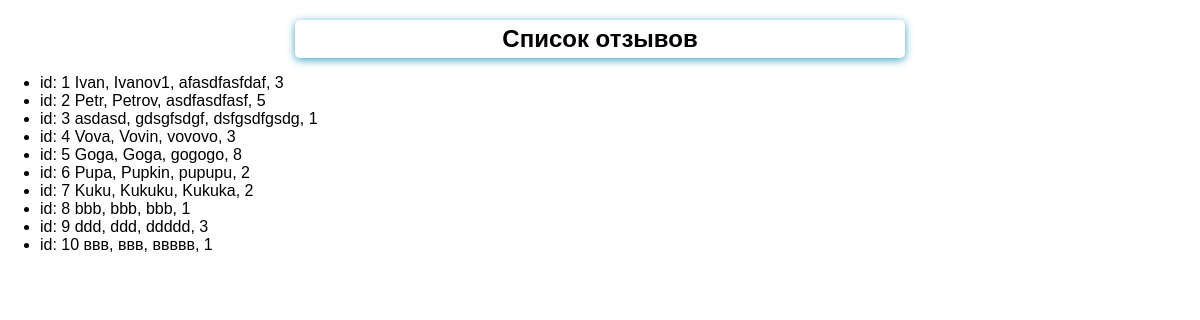
/list, run on an earlier commit of the app's database.
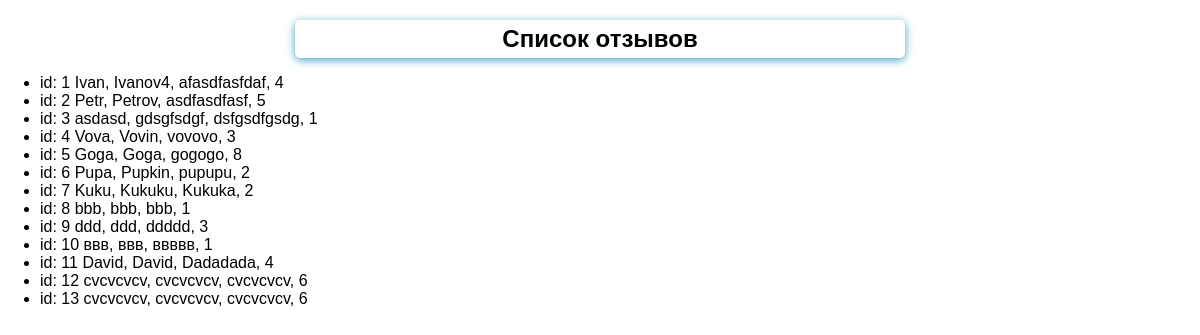
And on a later commit of the database.
### feedback/models.py (models this page shows)
class Feedback(models.Model):
    name = models.CharField(max_length=10, validators=[MinLengthValidator(3)])
    surname = models.CharField(max_length=60)
    feedback = models.TextField()
    rating = models.PositiveIntegerField()

### feedback/views.py (the view)
# urls.py: path('list', ListFeedBack.as_view()),
class ListFeedBack(ListView):
    template_name = 'feedback/list_feedback.html'
    model = Feedback
    context_object_name = 'feedbacks'
    def get_queryset(self):
        return super().get_queryset()

### feedback/templates/feedback/list_feedback.html (shortened to what this page needs)
{% extends 'base.html' %}
{% block content %}
    <h2> Список отзывов </h2>
    <ul>
        {% for feed in feedbacks %}
            <li> id: {{ feed.pk }} {{ feed.name }}, {{feed.surname}}, {{feed.feedback}}, {{feed.rating}} </li>
        {% endfor %}
    </ul>
{% endblock %}

What changed in the data, as far as the page shows it:
changed Feedback "Ivan": surname "Ivanov1" → "Ivanov4"; rating "3" → "4"
added Feedback: pk "11", name "David", surname "David", feedback "Dadadada", rating "4"
added Feedback: pk "12", name "cvcvcvcv", surname "cvcvcvcv", feedback "cvcvcvcv", rating "6"
added Feedback: pk "13", name "cvcvcvcv", surname "cvcvcvcv", feedback "cvcvcvcv", rating "6"
